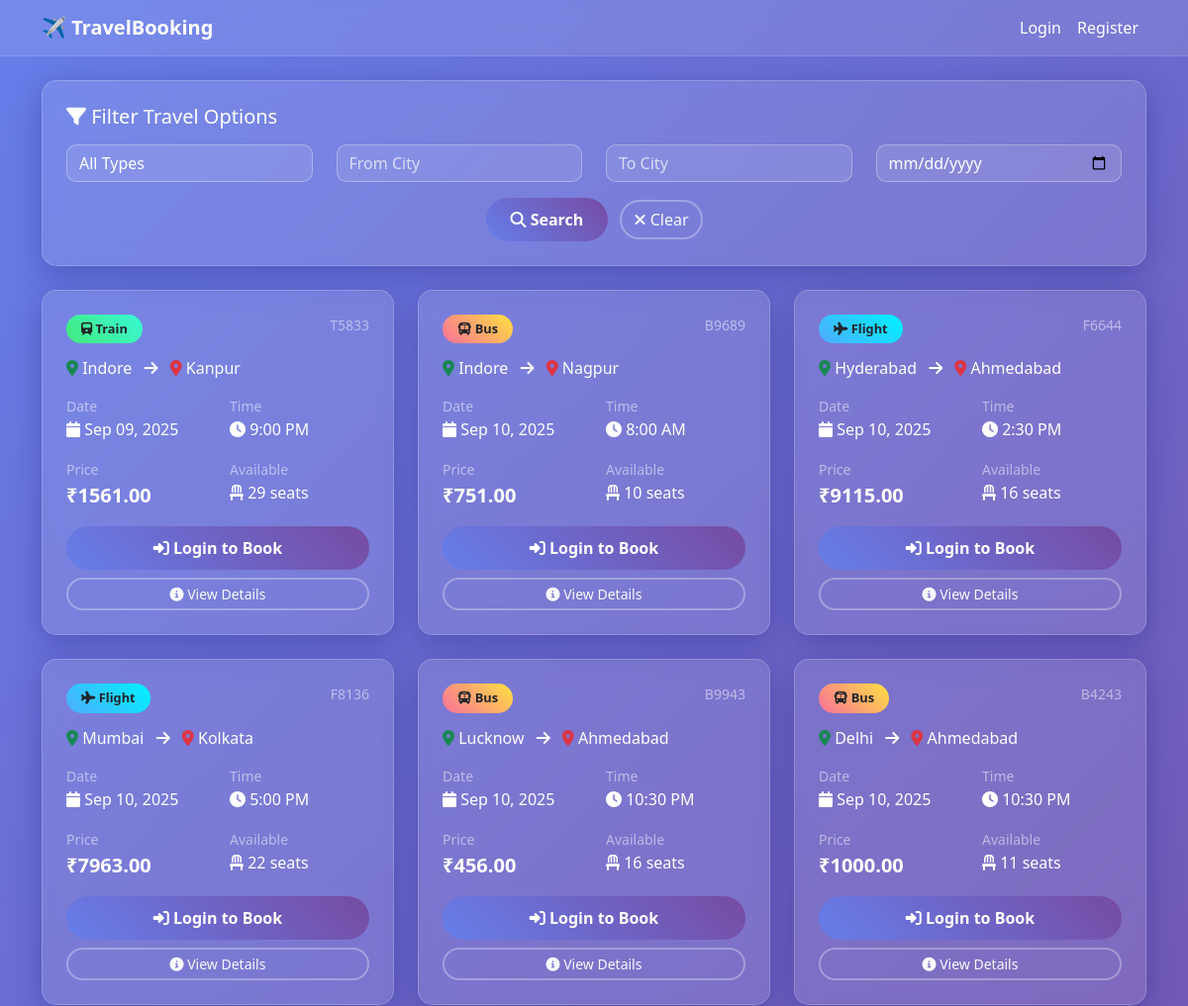
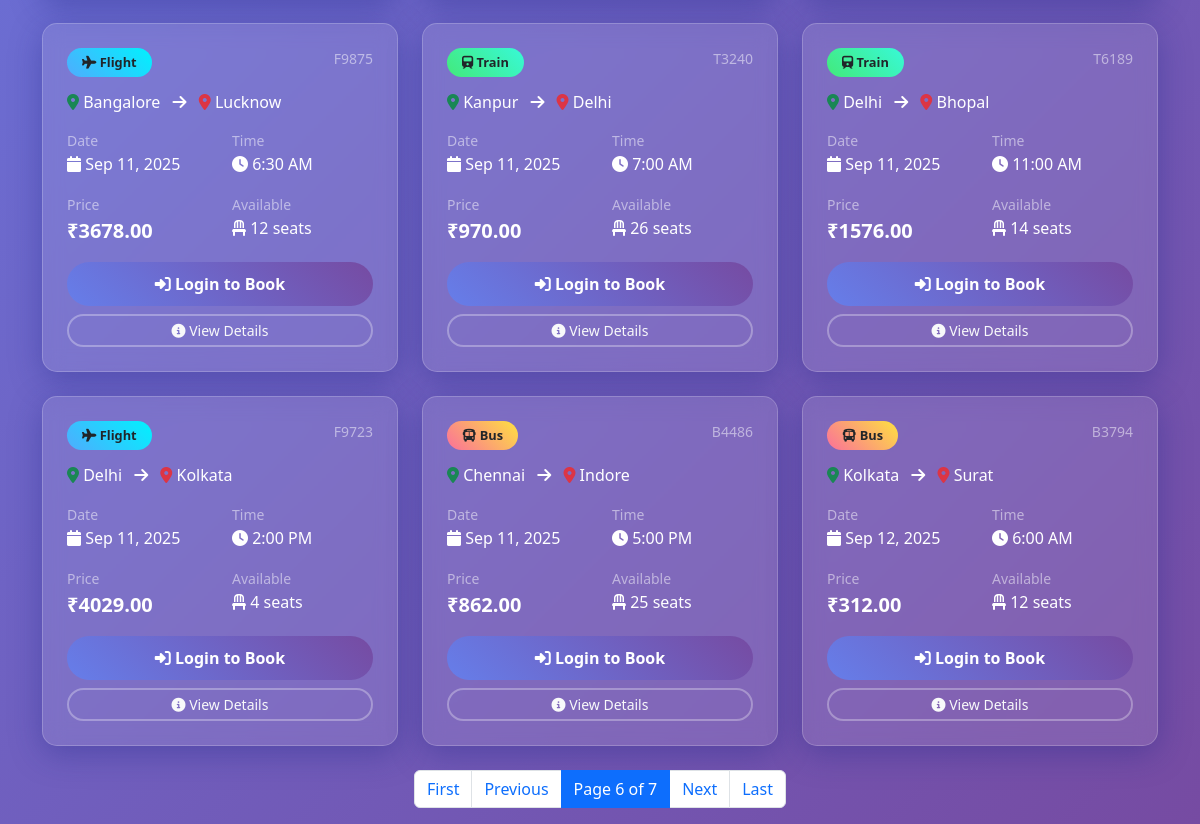
Page /?page=6 on the committed database (2 pictures, top to bottom).
### booking/models.py (models this page shows, shortened)
class TravelOption(models.Model):
    TRAVEL_TYPES = [
        ('flight', 'Flight'),
        ('train', 'Train'),
        ('bus', 'Bus'),
    ]
    travel_id = models.CharField(max_length=20, unique=True)
    type = models.CharField(max_length=10, choices=TRAVEL_TYPES)
    source = models.CharField(max_length=100)
    destination = models.CharField(max_length=100)
    date = models.DateField()
    time = models.TimeField()
    price = models.DecimalField(max_digits=10, decimal_places=2, validators=[MinValueValidator(0)])
    available_seats = models.PositiveIntegerField(validators=[MinValueValidator(0)])
    created_at = models.DateTimeField(auto_now_add=True)
    updated_at = models.DateTimeField(auto_now=True)
    class Meta:
        ordering = ['date', 'time']

### travel/views.py (the view)
# urls.py: path('', views.travel_list, name='travel_list'),  # /booking/ -> booking travel list
def travel_list(request):
    travels = TravelOption.objects.all().order_by('date', 'time')
    travel_type = request.GET.get('type', '').strip()
    source = request.GET.get('source', '').strip()
    destination = request.GET.get('destination', '').strip()
    date = request.GET.get('date', '').strip()
    if travel_type:
        travels = travels.filter(type=travel_type)
    if source:
        travels = travels.filter(source__icontains=source)
    if destination:
        travels = travels.filter(destination__icontains=destination)
    if date:
        try:
            filter_date = datetime.strptime(date, '%Y-%m-%d').date()
            travels = travels.filter(date=filter_date)
        except ValueError:
            pass  # Invalid date format, ignore filter
    all_travels = TravelOption.objects.all()
    sources = list(all_travels.values_list('source', flat=True).distinct().order_by('source'))
    destinations = list(all_travels.values_list('destination', flat=True).distinct().order_by('destination'))
    travel_types = TravelOption.TRAVEL_TYPES
    current_filters = {
        'type': travel_type,
        'source': source,
        'destination': destination,
        'date': date,
    }
    paginator = Paginator(travels, 12)  # Show 12 travels per page
    page_number = request.GET.get('page')
    page_obj = paginator.get_page(page_number)
    print(f"Total travels found: {travels.count()}")
    print(f"Filters applied: {current_filters}")
    context = {
        'travels': travels,
        'page_obj': page_obj,
        'travel_types': travel_types,
        'sources': sources,
        'destinations': destinations,
        'current_filters': current_filters,
    }
    return render(request, "travel_list.html", context)

### templates/travel_list.html (shortened to what this page needs)
<!DOCTYPE html>
<html lang="en">
<head>
    <link href="https://cdnjs.cloudflare.com/ajax/libs/bootstrap/5.3.2/css/bootstrap.min.css" rel="stylesheet">
    <link href="https://cdnjs.cloudflare.com/ajax/libs/font-awesome/6.4.0/css/all.min.css" rel="stylesheet">
</head>
<body>
    <nav class="navbar navbar-expand-lg navbar-dark">
        <div class="container">
            <a class="navbar-brand fw-bold" href="{% url 'booking:travel_list' %}">
                ✈️ TravelBooking
            </a>
            <div class="collapse navbar-collapse" id="navbarNav">
                <ul class="navbar-nav ms-auto">
                    {% if user.is_authenticated %}
                        <li class="nav-item">
                            <a class="nav-link active" href="{% url 'booking:travel_list' %}">Destinations</a>
                        </li>
                        <li class="nav-item">
                            <a class="nav-link" href="{% url 'booking:my_bookings' %}">My Bookings</a>
                        </li>
                        <li class="nav-item">
                            <a class="nav-link" href="{% url 'accounts:profile' %}">Profile</a>
                        </li>
                        <li class="nav-item">
                            <a class="nav-link" href="{% url 'accounts:logout' %}">Logout</a>
                        </li>
                    {% else %}
                        <li class="nav-item">
                            <a class="nav-link" href="{% url 'accounts:login' %}">Login</a>
                        </li>
                        <li class="nav-item">
                            <a class="nav-link" href="{% url 'accounts:register' %}">Register</a>
                        </li>
                    {% endif %}
                </ul>
            </div>
        </div>
    </nav>
    <div class="container mt-4">
        <div class="filter-card p-4 mb-4">
            <h5 class="text-white mb-3"><i class="fas fa-filter"></i> Filter Travel Options</h5>
            <form method="get" id="filterForm">
                <div class="row">
                    <div class="col-md-3 mb-3">
                        <select name="type" class="form-select">
                            <option value="">All Types</option>
                        </select>
                    </div>
                    <div class="col-md-3 mb-3">
                        <input type="text" name="source" class="form-control" placeholder="From City"
                               value="{{ current_filters.source|default:'' }}" list="sources">
                    </div>
                    <div class="col-md-3 mb-3">
                        <input type="text" name="destination" class="form-control" placeholder="To City"
                               value="{{ current_filters.destination|default:'' }}" list="destinations">
                    </div>
                    <div class="col-md-3 mb-3">
                        <input type="date" name="date" class="form-control"
                               value="{{ current_filters.date|default:'' }}">
                    </div>
                </div>
                <div class="text-center">
                    <button type="submit" class="btn btn-primary me-2">
                        <i class="fas fa-search"></i> Search
                    </button>
                    <a href="{% url 'booking:travel_list' %}" class="btn btn-outline-light">
                        <i class="fas fa-times"></i> Clear
                    </a>
                </div>
            </form>
        </div>
        <div class="row">
            {% for travel in page_obj %}
                <div class="col-md-6 col-lg-4 mb-4">
                    <div class="travel-card p-4 h-100">
                        <div class="d-flex justify-content-between align-items-start mb-3">
                            <span class="travel-type-badge {{ travel.type }}">
                                {% if travel.type == 'flight' %}
                                    <i class="fas fa-plane"></i> {{ travel.get_type_display }}
                                {% elif travel.type == 'train' %}
                                    <i class="fas fa-train"></i> {{ travel.get_type_display }}
                                {% else %}
                                    <i class="fas fa-bus"></i> {{ travel.get_type_display }}
                                {% endif %}
                            </span>
                            <small class="text-white-50">{{ travel.travel_id }}</small>
                        </div>
                        <div class="mb-3">
                            <h6 class="text-white mb-2">
                                <i class="fas fa-map-marker-alt text-success"></i> {{ travel.source }}
                                <i class="fas fa-arrow-right mx-2"></i>
                                <i class="fas fa-map-marker-alt text-danger"></i> {{ travel.destination }}
                            </h6>
                        </div>
                        <div class="row mb-3">
                            <div class="col-6">
                                <small class="text-white-50">Date</small>
                                <div class="text-white">
                                    <i class="fas fa-calendar"></i> {{ travel.date|date:"M d, Y" }}
                                </div>
                            </div>
                            <div class="col-6">
                                <small class="text-white-50">Time</small>
                                <div class="text-white">
                                    <i class="fas fa-clock"></i> {{ travel.time|time:"g:i A" }}
                                </div>
                            </div>
                        </div>
                        <div class="row mb-3">
                            <div class="col-6">
                                <small class="text-white-50">Price</small>
                                <div class="text-white fw-bold fs-5">
                                    ₹{{ travel.price }}
                                </div>
                            </div>
                            <div class="col-6">
                                <small class="text-white-50">Available</small>
                                <div class="text-white">
                                    <i class="fas fa-chair"></i> {{ travel.available_seats }} seats
                                </div>
                            </div>
                        </div>
                        <div class="d-grid gap-2">
                            {% if user.is_authenticated %}
                                {% if travel.is_available %}
                                    <a href="{% url 'booking:book_travel' travel.id %}" class="btn btn-success">
                                        <i class="fas fa-ticket-alt"></i> Book Now
                                    </a>
                                {% else %}
                                    <button class="btn btn-secondary" disabled>
                                        <i class="fas fa-times"></i> Not Available
                                    </button>
                                {% endif %}
                            {% else %}
                                <a href="{% url 'accounts:login' %}" class="btn btn-primary">
                                    <i class="fas fa-sign-in-alt"></i> Login to Book
                                </a>
                            {% endif %}
                            <a href="{% url 'booking:travel_detail' travel.id %}" class="btn btn-outline-light btn-sm">
                                <i class="fas fa-info-circle"></i> View Details
                            </a>
                        </div>
                    </div>
                </div>
            {% endfor %}
        </div>
        {% if page_obj.has_other_pages %}
            <nav aria-label="Travel options pagination">
                <ul class="pagination justify-content-center">
                    {% if page_obj.has_previous %}
                        <li class="page-item">
                            <a class="page-link" href="?{% for key, value in request.GET.items %}{% if key != 'page' %}{{ key }}={{ value }}&{% endif %}{% endfor %}page=1">First</a>
                        </li>
                        <li class="page-item">
                            <a class="page-link" href="?{% for key, value in request.GET.items %}{% if key != 'page' %}{{ key }}={{ value }}&{% endif %}{% endfor %}page={{ page_obj.previous_page_number }}">Previous</a>
                        </li>
                    {% endif %}
                    <li class="page-item active">
                        <span class="page-link">
                            Page {{ page_obj.number }} of {{ page_obj.paginator.num_pages }}
                        </span>
                    </li>
                    {% if page_obj.has_next %}
                        <li class="page-item">
                            <a class="page-link" href="?{% for key, value in request.GET.items %}{% if key != 'page' %}{{ key }}={{ value }}&{% endif %}{% endfor %}page={{ page_obj.next_page_number }}">Next</a>
                        </li>
                        <li class="page-item">
                            <a class="page-link" href="?{% for key, value in request.GET.items %}{% if key != 'page' %}{{ key }}={{ value }}&{% endif %}{% endfor %}page={{ page_obj.paginator.num_pages }}">Last</a>
                        </li>
                    {% endif %}
                </ul>
            </nav>
        {% endif %}
    </div>

### templates/travel_list.html (style rules this page uses)
body { background: linear-gradient(135deg, #667eea 0%, #764ba2 100%); min-height: 100vh; font-family: 'Segoe UI', Tahoma, Geneva, Verdana, sans-serif; }
.navbar { background: rgba(255, 255, 255, 0.1) !important; backdrop-filter: blur(10px); border-bottom: 1px solid rgba(255, 255, 255, 0.1); }
.navbar-brand, .nav-link { color: white !important; font-weight: 500; }
.filter-card, .travel-card { backdrop-filter: blur(10px); background: rgba(255, 255, 255, 0.1); border: 1px solid rgba(255, 255, 255, 0.2); box-shadow: 0 8px 32px 0 rgba(31, 38, 135, 0.37); border-radius: 15px; }
.form-control, .form-select { background: rgba(255, 255, 255, 0.1); border: 1px solid rgba(255, 255, 255, 0.3); color: white; border-radius: 10px; }
.form-control::placeholder { color: rgba(255, 255, 255, 0.7); }
.form-select option { background: #333; color: white; }
.btn-primary { background: linear-gradient(45deg, #667eea, #764ba2); border: none; border-radius: 25px; padding: 10px 25px; font-weight: 600; }
.btn-outline-light { border-radius: 25px; border: 2px solid rgba(255, 255, 255, 0.3); }
.travel-type-badge { padding: 5px 15px; border-radius: 20px; font-size: 0.8rem; font-weight: 600; }
.flight { background: linear-gradient(45deg, #4facfe, #00f2fe); }
.train { background: linear-gradient(45deg, #43e97b, #38f9d7); }
.bus { background: linear-gradient(45deg, #fa709a, #fee140); }
.text-white { color: white !important; }
.text-white-50 { color: rgba(255, 255, 255, 0.5) !important; }

### rows in the picture
TravelOption: type "Train", travel_id "T5833", source "Indore", destination "Kanpur", date "Sep 09, 2025", time "9:00 PM", price "1561.00", available_seats "29"
TravelOption: type "Bus", travel_id "B9689", source "Indore", destination "Nagpur", date "Sep 10, 2025", time "8:00 AM", price "751.00", available_seats "10"
TravelOption: type "Flight", travel_id "F6644", source "Hyderabad", destination "Ahmedabad", date "Sep 10, 2025", time "2:30 PM", price "9115.00", available_seats "16"
TravelOption: type "Flight", travel_id "F8136", source "Mumbai", destination "Kolkata", date "Sep 10, 2025", time "5:00 PM", price "7963.00", available_seats "22"
TravelOption: type "Bus", travel_id "B9943", source "Lucknow", destination "Ahmedabad", date "Sep 10, 2025", time "10:30 PM", price "456.00", available_seats "16"
TravelOption: type "Bus", travel_id "B4243", source "Delhi", destination "Ahmedabad", date "Sep 10, 2025", time "10:30 PM", price "1000.00", available_seats "11"
TravelOption: type "Flight", travel_id "F9875", source "Bangalore", destination "Lucknow", date "Sep 11, 2025", time "6:30 AM", price "3678.00", available_seats "12"
TravelOption: type "Train", travel_id "T3240", source "Kanpur", destination "Delhi", date "Sep 11, 2025", time "7:00 AM", price "970.00", available_seats "26"
TravelOption: type "Train", travel_id "T6189", source "Delhi", destination "Bhopal", date "Sep 11, 2025", time "11:00 AM", price "1576.00", available_seats "14"
TravelOption: type "Flight", travel_id "F9723", source "Delhi", destination "Kolkata", date "Sep 11, 2025", time "2:00 PM", price "4029.00", available_seats "4"
TravelOption: type "Bus", travel_id "B4486", source "Chennai", destination "Indore", date "Sep 11, 2025", time "5:00 PM", price "862.00", available_seats "25"
TravelOption: type "Bus", travel_id "B3794", source "Kolkata", destination "Surat", date "Sep 12, 2025", time "6:00 AM", price "312.00", available_seats "12"

### other values in the picture
{{ page_obj.number }} "6"
{{ page_obj.paginator.num_pages }} "7"
